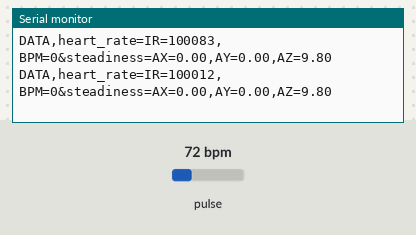
Recording of a sketch running on a simulated ESP32. On the bench: the last lines printed to the serial monitor. Inputs (shaded band) come from the test bench; at power-on: pulse 72 bpm.

Above: at 1.2 s.
1.3 s: pulse set to 42 bpm
At 1.47 s:
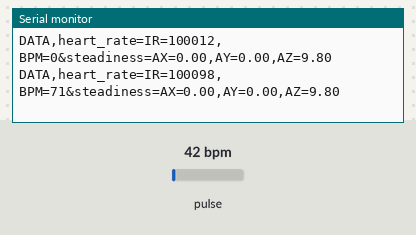
2.8 s: pulse set to 70 bpm
At 3.07 s:
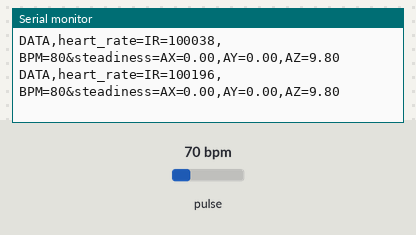
Timing chart, 0 to 5.8 s (numbered marks = the images above; inputs shaded):
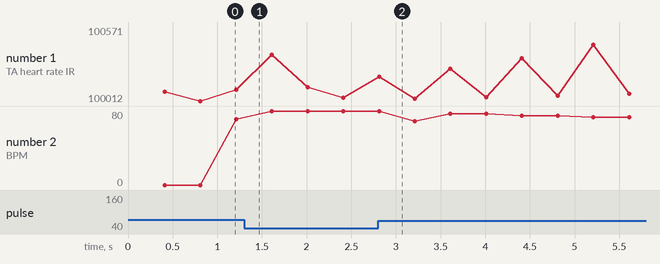

Measured:
- after the input at 2.8 s, the serial monitor: prints a new line at once (image 2)
- plotted number 1: 100098 → 100038 after the input at 1.3 s, 100038 → 100039 after the input at 2.8 s
- plotted number 2: 71 → 80 after the input at 1.3 s

The sketch:

15_Pulse_oximeter_and_heart_rate.ino
```cpp
#include <Wire.h>
#include "MAX30105.h"

MAX30105 particleSensor;

// --- Adaptive Heart Rate Detector State ---
float dcFilter = 0;
float acWave = 0;
float prevAcWave = 0;
float waveDerivative = 0;
float prevDerivative = 0;

unsigned long lastBeatTime = 0;
float currentBPM = 0;
int beatCount = 0;

void setup() {
  Serial.begin(115200);
  Wire.begin(21, 22); // ESP32 I2C pins
  Wire.setClock(400000); // 400 kHz fast I2C

  if (!particleSensor.begin(Wire, I2C_SPEED_FAST)) {
    Serial.println("[ERR] MAX30102 not detected. Check I2C wiring (SDA=21, SCL=22).");
    while (1);
  }

  // Configuration tuned for human fingertip photoplethysmography (PPG):
  // LED power: 0x24 (~7.6mA IR)
  // Sample avg: 4 samples averaged
  // LED Mode: 2 (Red + IR)
  // Sample rate: 400 Hz (after 4x averaging -> 100 Hz output)
  // Pulse width: 411 us (18-bit ADC resolution)
  // ADC range: 16384
  particleSensor.setup(0x24, 4, 2, 400, 411, 16384);
  particleSensor.setPulseAmplitudeGreen(0); // Disable green LED

  Serial.println("[OK] MAX30102 Configured. Place finger with light, steady pressure.");
}

void loop() {
  // Read sensor FIFO buffer
  particleSensor.check();

  while (particleSensor.available()) {
    long rawIR = particleSensor.getFIFOIR();
    particleSensor.nextSample();

    // 1. Finger Contact Threshold Check
    if (rawIR < 50000) {
      dcFilter = 0;
      currentBPM = 0;
      lastBeatTime = 0;
      continue;
    }

    // 2. High-Pass DC Filter (Removes static skin reflection to reveal the AC pulse)
    if (dcFilter == 0) dcFilter = rawIR;
    dcFilter = (dcFilter * 0.95) + (rawIR * 0.05);
    acWave = rawIR - dcFilter;

    // 3. First-order differentiator to locate wave slopes
    waveDerivative = acWave - prevAcWave;
    prevAcWave = acWave;

    // 4. Zero-crossing Peak Detection (Slope changes from positive to negative above noise floor)
    unsigned long now = millis();
    if (prevDerivative > 0 && waveDerivative <= 0 && acWave > 18.0) {
      long interval = now - lastBeatTime;

      // Filter for valid human heart intervals: 330ms (180 BPM) to 1500ms (40 BPM)
      if (interval >= 330 && interval <= 1500) {
        float instantBpm = 60000.0 / (float)interval;

        // Discard extreme instantaneous jumps
        if (currentBPM == 0) {
          currentBPM = instantBpm;
        } else {
          currentBPM = (currentBPM * 0.7) + (instantBpm * 0.3); // Responsive 2-beat smoothing
        }
        beatCount++;
      }
      lastBeatTime = now;
    }
    prevDerivative = waveDerivative;
  }

  // Print formatted telemetry line every 400ms
  static unsigned long lastPrint = 0;
  if (millis() - lastPrint >= 400) {
    lastPrint = millis();

    long currentIR = particleSensor.getIR();
    if (currentIR < 50000) {
      Serial.println("DATA,heart_rate=No finger is detected&steadiness=AX=0.00,AY=0.00,AZ=9.80");
    } else {
      int displayBpm = (currentBPM >= 45 && currentBPM <= 190) ? (int)(currentBPM + 0.5) : 0;
      Serial.print("DATA,heart_rate=IR=");
      Serial.print(currentIR);
      Serial.print(",BPM=");
      Serial.print(displayBpm);
      Serial.println("&steadiness=AX=0.00,AY=0.00,AZ=9.80");
    }
  }
}
```
